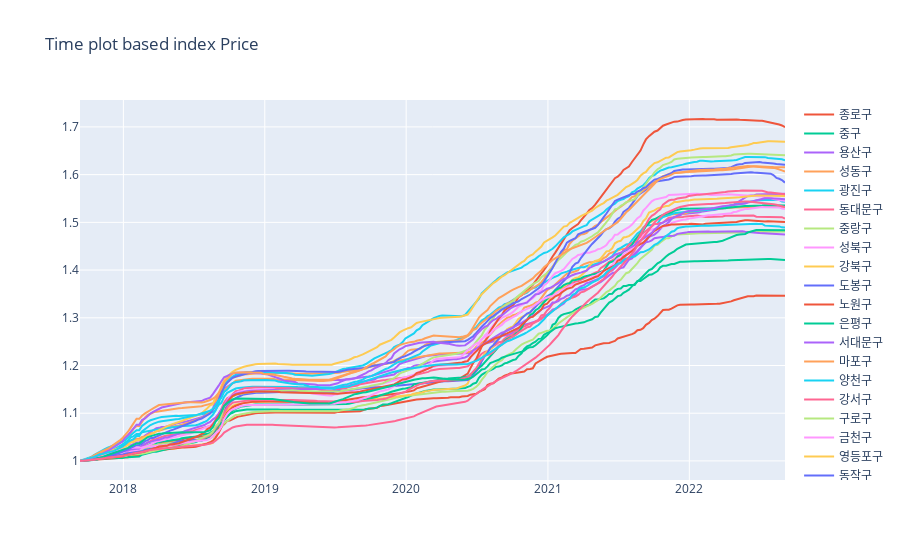

Source (notebook cell):
### Code cell
interactive_plot(df_gu, 'Time plot based index Price')

### Figure 1 — Plotly figure (JSON) as saved in the notebook; plotly's stock layout.template omitted (floating-point values rounded to 4 significant figures; data arrays with more than 128 entries replaced by an {"elided": "..."} marker saying what was removed)
{"data": [{"hovertemplate": "<extra></extra>", "legendgroup": "", "line": {"color": "#636efa", "dash": "solid"}, "marker": {"symbol": "circle"}, "mode": "lines", "name": "", "orientation": "v", "showlegend": false, "type": "scatter", "xaxis": "x", "yaxis": "y"}, {"name": "종로구", "type": "scatter", "x": {"elided": "250 str values"}, "y": {"elided": "250 float values"}}, {"name": "중구", "type": "scatter", "x": {"elided": "250 str values"}, "y": {"elided": "250 float values"}}, {"name": "용산구", "type": "scatter", "x": {"elided": "250 str values"}, "y": {"elided": "250 float values"}}, {"name": "성동구", "type": "scatter", "x": {"elided": "250 str values"}, "y": {"elided": "250 float values"}}, {"name": "광진구", "type": "scatter", "x": {"elided": "250 str values"}, "y": {"elided": "250 float values"}}, {"name": "동대문구", "type": "scatter", "x": {"elided": "250 str values"}, "y": {"elided": "250 float values"}}, {"name": "중랑구", "type": "scatter", "x": {"elided": "250 str values"}, "y": {"elided": "250 float values"}}, {"name": "성북구", "type": "scatter", "x": {"elided": "250 str values"}, "y": {"elided": "250 float values"}}, {"name": "강북구", "type": "scatter", "x": {"elided": "250 str values"}, "y": {"elided": "250 float values"}}, {"name": "도봉구", "type": "scatter", "x": {"elided": "250 str values"}, "y": {"elided": "250 float values"}}, {"name": "노원구", "type": "scatter", "x": {"elided": "250 str values"}, "y": {"elided": "250 float values"}}, {"name": "은평구", "type": "scatter", "x": {"elided": "250 str values"}, "y": {"elided": "250 float values"}}, {"name": "서대문구", "type": "scatter", "x": {"elided": "250 str values"}, "y": {"elided": "250 float values"}}, {"name": "마포구", "type": "scatter", "x": {"elided": "250 str values"}, "y": {"elided": "250 float values"}}, {"name": "양천구", "type": "scatter", "x": {"elided": "250 str values"}, "y": {"elided": "250 float values"}}, {"name": "강서구", "type": "scatter", "x": {"elided": "250 str values"}, "y": {"elided": "250 float values"}}, {"name": "구로구", "type": "scatter", "x": {"elided": "250 str values"}, "y": {"elided": "250 float values"}}, {"name": "금천구", "type": "scatter", "x": {"elided": "250 str values"}, "y": {"elided": "250 float values"}}, {"name": "영등포구", "type": "scatter", "x": {"elided": "250 str values"}, "y": {"elided": "250 float values"}}, {"name": "동작구", "type": "scatter", "x": {"elided": "250 str values"}, "y": {"elided": "250 float values"}}, {"name": "관악구", "type": "scatter", "x": {"elided": "250 str values"}, "y": {"elided": "250 float values"}}, {"name": "서초구", "type": "scatter", "x": {"elided": "250 str values"}, "y": {"elided": "250 float values"}}, {"name": "강남구", "type": "scatter", "x": {"elided": "250 str values"}, "y": {"elided": "250 float values"}}, {"name": "송파구", "type": "scatter", "x": {"elided": "250 str values"}, "y": {"elided": "250 float values"}}, {"name": "강동구", "type": "scatter", "x": {"elided": "250 str values"}, "y": {"elided": "250 float values"}}, {"name": "수도권", "type": "scatter", "x": {"elided": "250 str values"}, "y": {"elided": "250 float values"}}], "layout": {"legend": {"tracegroupgap": 0}, "title": {"text": "Time plot based index Price"}, "xaxis": {"anchor": "y", "domain": [0, 1]}, "yaxis": {"anchor": "x", "domain": [0, 1]}}}
